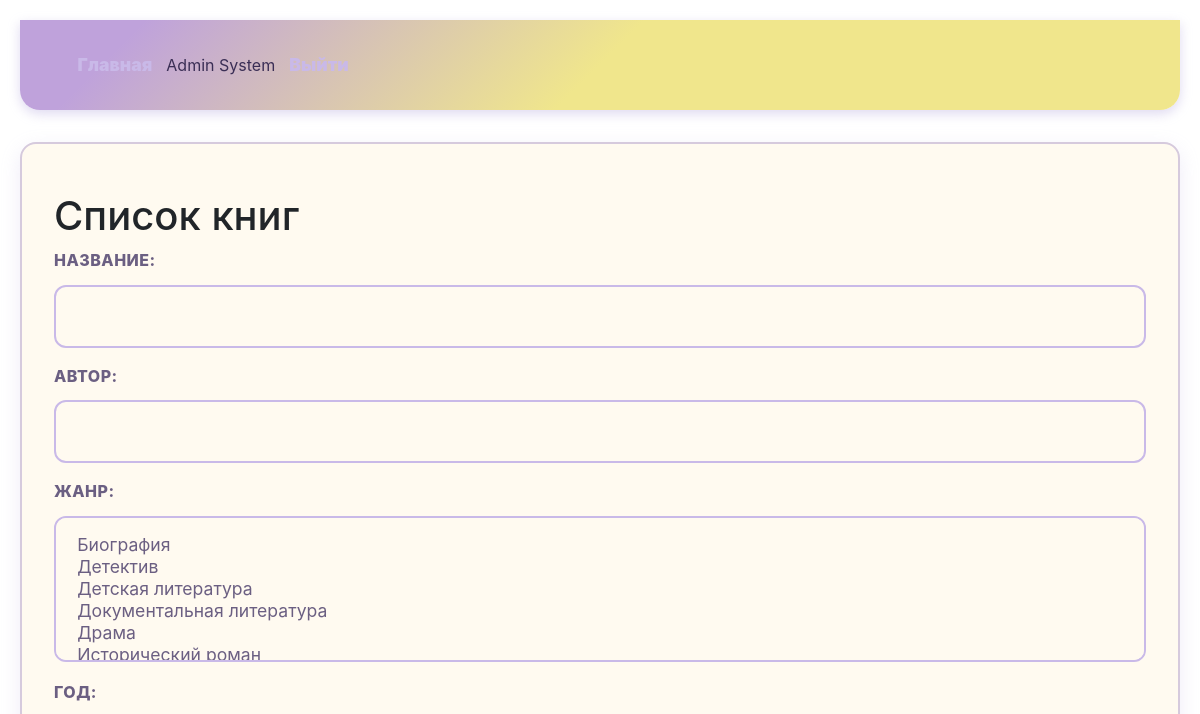
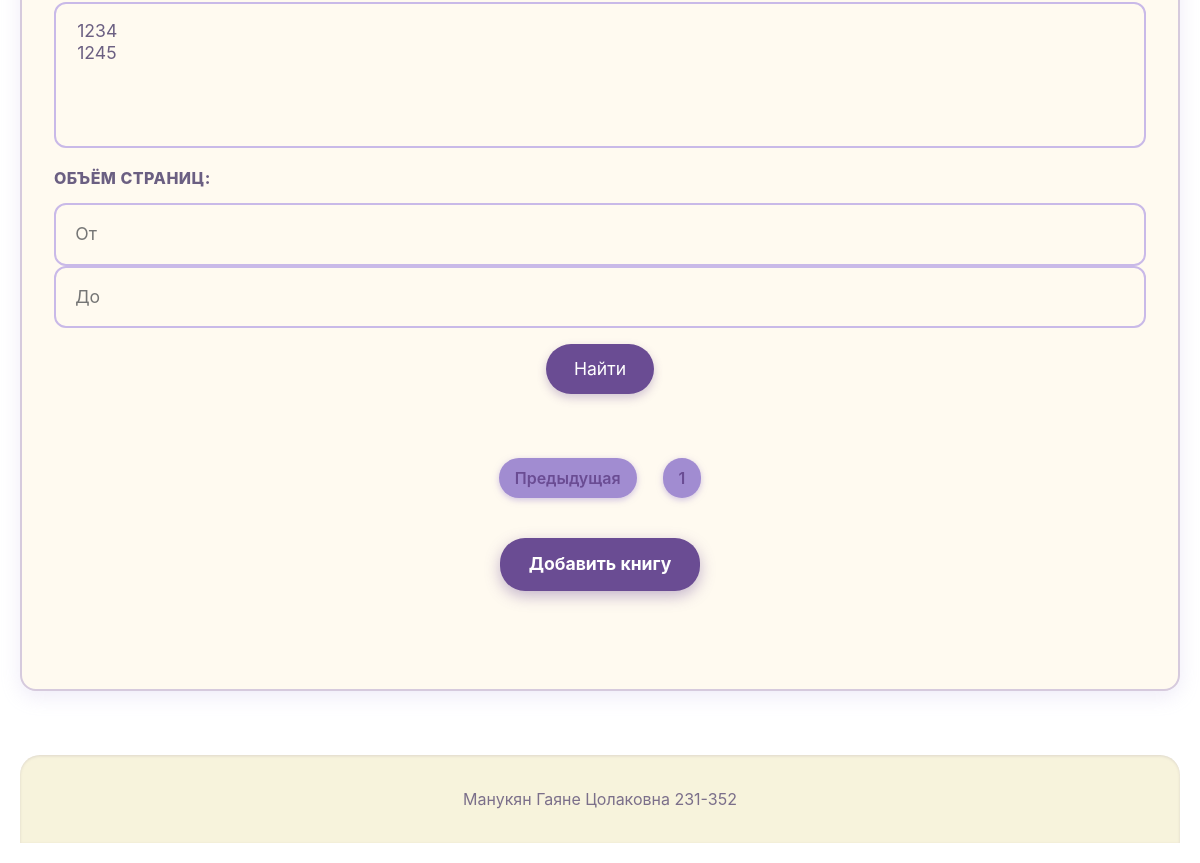
Before: /?page=2 (signed in) with the older database file (2 pictures, top to bottom).
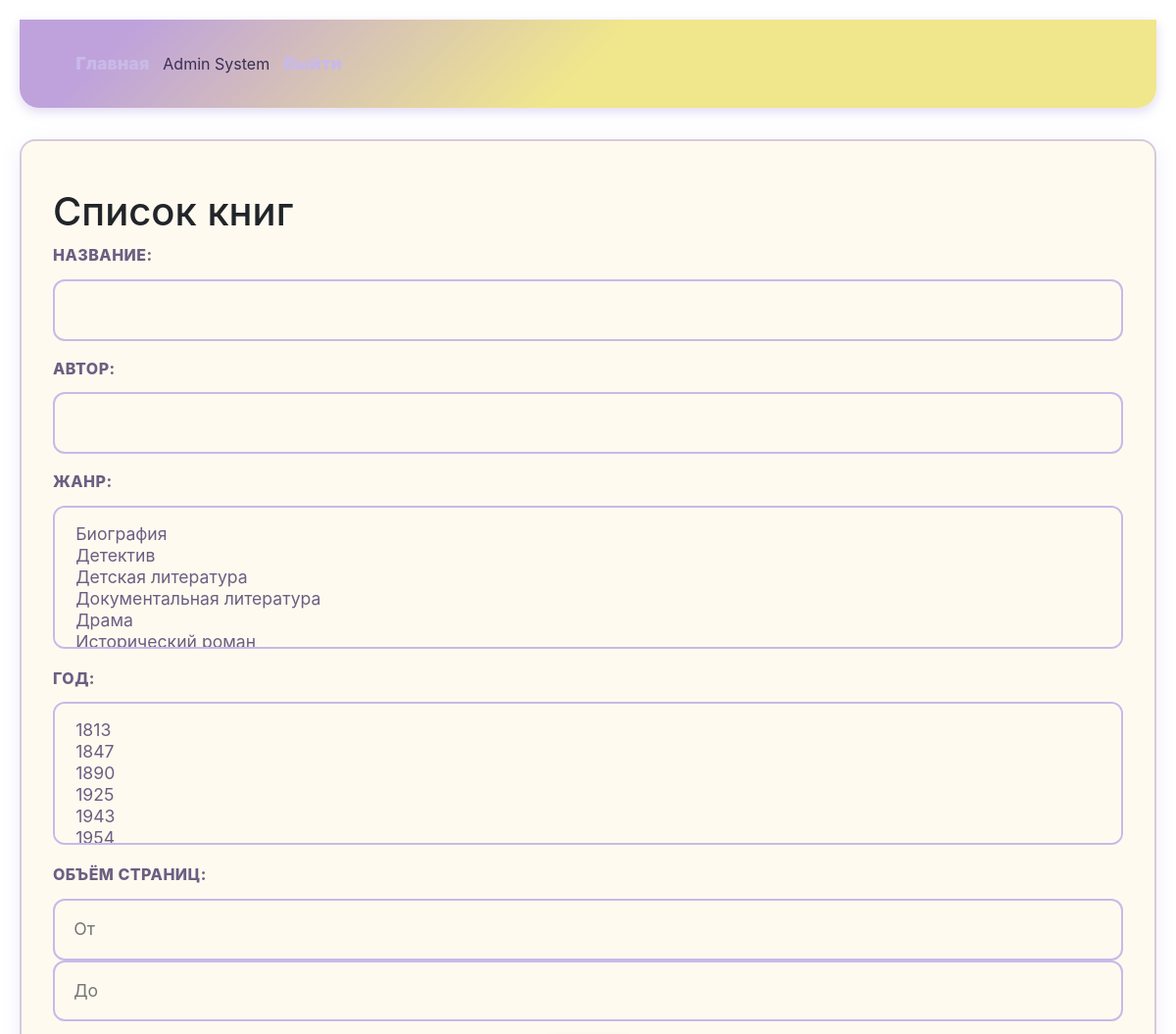
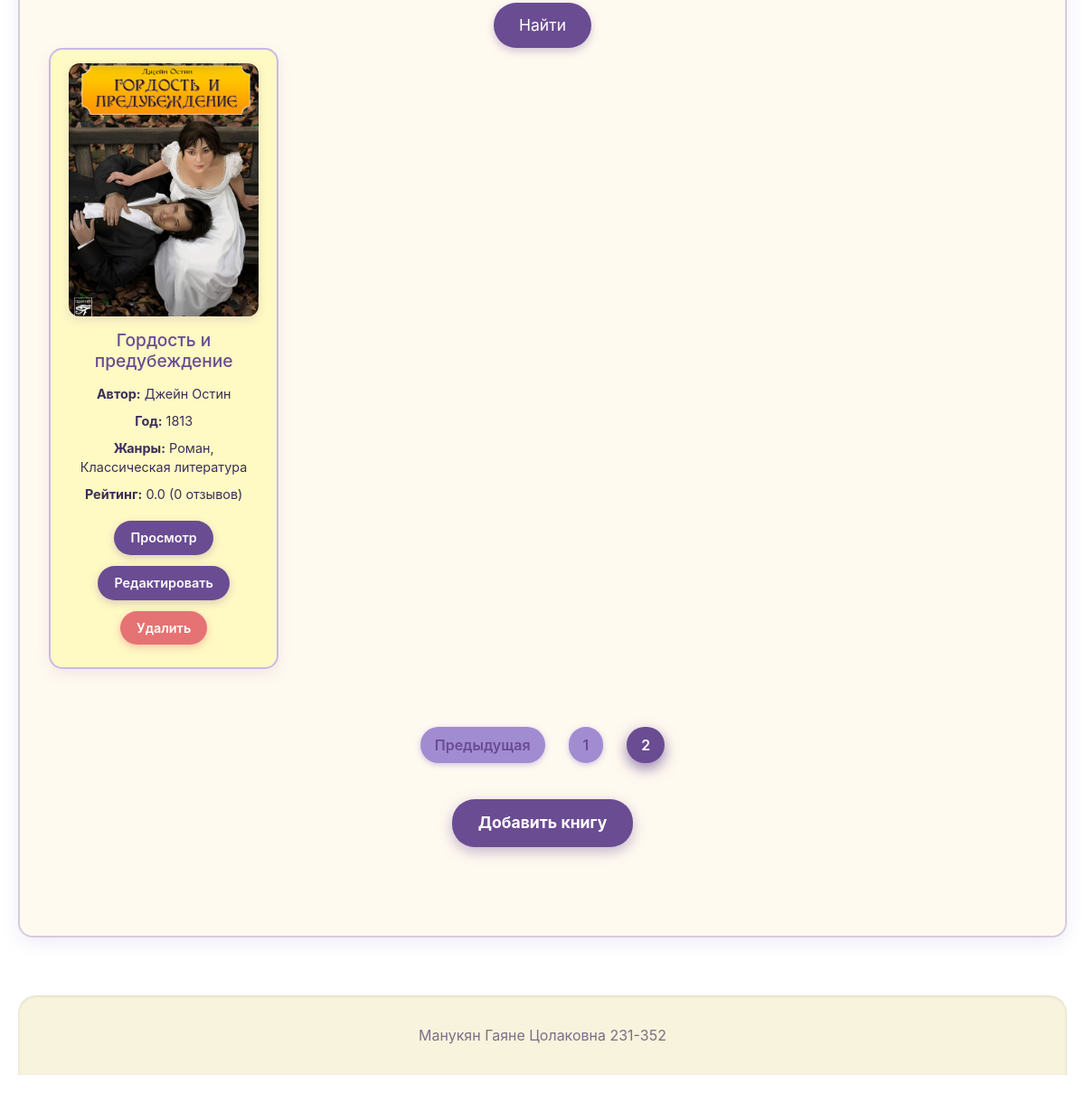
After: the same page with the newer database file (2 pictures, top to bottom).
### models.py (models this page shows)
class Book(db.Model):
    __tablename__ = 'books'
    id = db.Column(db.Integer, primary_key=True)
    title = db.Column(db.String(100), nullable=False)
    description = db.Column(db.Text, nullable=False)
    year = db.Column(db.Integer, nullable=False)
    publisher = db.Column(db.String(100), nullable=False)
    author = db.Column(db.String(100), nullable=False)
    pages = db.Column(db.Integer, nullable=False)
    cover_id = db.Column(db.Integer, db.ForeignKey('covers.id', ondelete='CASCADE'), nullable=False, unique=True)  # Add ondelete
    cover = db.relationship('Cover', back_populates='book', uselist=False, cascade="all, delete-orphan", single_parent=True) # Add single_parent
    genres = db.relationship('Genre', secondary='book_genres', back_populates='books')
    reviews = db.relationship('Review', backref='book', lazy=True, cascade="all, delete-orphan")

class Cover(db.Model):
    __tablename__ = 'covers'  # <-- исправлено
    id = db.Column(db.Integer, primary_key=True)
    filename = db.Column(db.String(100), nullable=False)
    mime_type = db.Column(db.String(50), nullable=False)
    md5_hash = db.Column(db.String(32), nullable=False)
    book = db.relationship('Book', back_populates='cover', uselist=False)

class Genre(db.Model):
    __tablename__ = 'genres'  # <-- исправлено
    id = db.Column(db.Integer, primary_key=True)
    name = db.Column(db.String(50), nullable=False, unique=True)
    books = db.relationship('Book', secondary='book_genres', back_populates='genres')

### app.py (the view)
@app.route('/')
def index():
    if not current_user.is_authenticated:
        if 'visitor_id' not in session:
            session['visitor_id'] = str(uuid.uuid4())
    page = request.args.get('page', 1, type=int)
    title = request.args.get('title', '', type=str).strip()
    author = request.args.get('author', '', type=str).strip()
    genre_ids = request.args.getlist('genre', type=int)
    year_list = request.args.getlist('year', type=int)
    pages_from = request.args.get('pages_from', type=int)
    pages_to = request.args.get('pages_to', type=int)
    query = Book.query
    if title:
        query = query.filter(Book.title.ilike(f'%{title}%'))
    if author:
        query = query.filter(Book.author.ilike(f'%{author}%'))
    if genre_ids:
        query = query.join(Book.genres).filter(Genre.id.in_(genre_ids))
    if year_list:
        query = query.filter(Book.year.in_(year_list))
    if pages_from is not None:
        query = query.filter(Book.pages >= pages_from)
    if pages_to is not None:
        query = query.filter(Book.pages <= pages_to)
    query = query.order_by(Book.year.desc())
    books = query.paginate(page=page, per_page=10, error_out=False)
    for book in books.items:
        book.review_count = len(book.reviews)
        if book.review_count > 0:
            book.avg_rating = sum(review.rating for review in book.reviews) / book.review_count
        else:
            book.avg_rating = 0
    genres = Genre.query.order_by(Genre.name).all()
    years = [y[0] for y in db.session.query(Book.year).distinct().order_by(Book.year).all()]
    search_params = {
        'title': title,
        'author': author,
        'genre_ids': genre_ids,
        'year_list': year_list,
        'pages_from': pages_from,
        'pages_to': pages_to
    }
    return render_template('index.html',
                           books=books,
                           genres=genres,
                           years=years,
                           search_params=search_params)

### app.py (called while the page is built)
@login_manager.user_loader
def load_user(user_id):
    return User.query.get(int(user_id))

### templates/index.html (shortened to what this page needs)
{% extends "base.html" %}
{% block content %}
<h1>Список книг</h1>
<form method="get" action="{{ url_for('index') }}" class="search-form">
    <div class="form-group">
        <label for="title">Название:</label>
        <input type="text" id="title" name="title" value="{{ search_params.title }}">
    </div>
    <div class="form-group">
        <label for="author">Автор:</label>
        <input type="text" id="author" name="author" value="{{ search_params.author }}">
    </div>
    <div class="form-group">
        <label for="genre">Жанр:</label>
        <select id="genre" name="genre" multiple size="5">
            {% for genre in genres %}
                <option value="{{ genre.id }}" {% if genre.id in search_params.genre_ids %}selected{% endif %}>{{ genre.name }}</option>
            {% endfor %}
        </select>
    </div>
    <div class="form-group">
        <label for="year">Год:</label>
        <select id="year" name="year" multiple size="5">
            {% for y in years %}
                <option value="{{ y }}" {% if y in search_params.year_list %}selected{% endif %}>{{ y }}</option>
            {% endfor %}
        </select>
    </div>
    <div class="form-group">
        <label>Объём страниц:</label>
        <input type="number" name="pages_from" placeholder="От" min="1" value="{{ search_params.pages_from or '' }}">
        <input type="number" name="pages_to" placeholder="До" min="1" value="{{ search_params.pages_to or '' }}">
    </div>
    <button type="submit" class="btn btn-primary">Найти</button>
</form>
<div class="books-grid">
    {% for book in books.items %}
    <div class="book-card">
        <img src="{{ url_for('static', filename='covers/' + book.cover.filename) }}" alt="Обложка книги {{ book.title }}" class="book-cover">
        <h3>{{ book.title }}</h3>
        <p><strong>Автор:</strong> {{ book.author }}</p>
        <p><strong>Год:</strong> {{ book.year }}</p>
        <p><strong>Жанры:</strong>
            {% for genre in book.genres %}
                {{ genre.name }}{% if not loop.last %}, {% endif %}
            {% endfor %}
        </p>
        <p><strong>Рейтинг:</strong> {{ "%.1f"|format(book.avg_rating) }} ({{ book.review_count }} отзывов)</p>
        <div class="book-actions">
            <a href="{{ url_for('view_book', book_id=book.id) }}" class="btn">Просмотр</a>
            {% if current_user.is_authenticated and (current_user.role.name == 'admin' or current_user.role.name == 'moderator') %}
                <a href="{{ url_for('edit_book', book_id=book.id) }}" class="btn">Редактировать</a>
            {% endif %}
            {% if current_user.is_authenticated and current_user.role.name == 'admin' %}
                <button class="btn delete-btn" data-book-id="{{ book.id }}" data-book-title="{{ book.title }}" data-toggle="modal" data-target="#delete-modal-{{ book.id }}">Удалить</button>
            {% endif %}
        </div>
    </div>
    {% endfor %}
</div>
<div class="pagination">
    {% if books.has_prev %}
        <a href="{{ url_for('index', page=books.prev_num) }}" class="btn">Предыдущая</a>
    {% endif %}
    {% for page_num in books.iter_pages(left_edge=1, right_edge=1, left_current=2, right_current=2) %}
        {% if page_num %}
            {% if books.page == page_num %}
                <a href="{{ url_for('index', page=page_num) }}" class="btn active">{{ page_num }}</a>
            {% else %}
                <a href="{{ url_for('index', page=page_num) }}" class="btn">{{ page_num }}</a>
            {% endif %}
        {% else %}
            <span class="ellipsis">...</span>
        {% endif %}
    {% endfor %}
</div>
{% if current_user.is_authenticated and current_user.role.name == 'admin' %}
    <div class="add-book">
        <a href="{{ url_for('new_book') }}" class="btn">Добавить книгу</a>
    </div>
{% endif %}
{% endblock %}

Changed rows visible on the page:
added Book: filename (picture), title "Гордость и предубеждение", author "Джейн Остин", year "1813", avg_rating "0.0", review_count "0"
now on this page (row unchanged): Genre: name "Роман", shown under "Гордость и предубеждение"
now on this page (row unchanged): Genre: name "Классическая литература", shown under "Гордость и предубеждение"
Other visible differences:
form field year: "1234 / 1245" → "1813 / 1847 / 1890 / 1925 / 1943"
new list line: "2"
